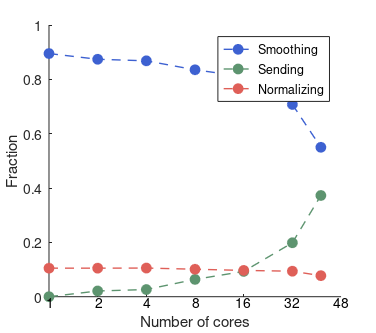

Here is the MATLAB script that generated this plot:
clc; clear all; close all; 

% 20 x 20 blocks
% upscaling factor: 100


T_total = [
1.742   
0.8827	
0.4422	
0.2305	
0.1259 
0.07193 
0.06431
];

T_jacobi = [
1.559000
0.771400
0.383900
0.192500
0.102000
0.050900
0.035370
];

T_send = [
0
0.01858
0.01167
0.01469
0.01172
0.01428
0.02396
];

T_norm = T_total - T_jacobi - T_send;



T_j_frac = T_jacobi./T_total

T_s_frac = T_send./T_total

T_n_frac = T_norm./T_total;


x = [1 2 4 8 16 32 48];


my_green_1 = [93 148 111] ./ 255;
my_green_2 = [87 160 37] ./ 255;

my_blue_1 = [61 97 209] ./ 255;
my_blue_2 = [89 89 224] ./ 255;

my_red_1 = [223 95 88] ./ 255;
my_red_2 = [193 8 23] ./ 255;



%FigHandle = figure('Position', [1200, 200, 500, 500]);
FigHandle = figure('Position', [1200, 200, 13*29, 11.5*29]);

hold on; 
plot(log2(x),T_j_frac,'--o','Color',my_blue_1, 'LineWidth', 1, ...
   'MarkerSize', 7, 'MarkerEdgeColor', my_blue_1, 'MarkerFaceColor', my_blue_1); 
plot(log2(x),T_s_frac,'--o','Color',my_green_1, 'LineWidth', 1, ...
   'MarkerSize', 7, 'MarkerEdgeColor', my_green_1, 'MarkerFaceColor', my_green_1); 
plot(log2(x),T_n_frac,'--o','Color',my_red_1, 'LineWidth', 1, ...
   'MarkerSize', 7, 'MarkerEdgeColor', my_red_1, 'MarkerFaceColor', my_red_1); 

set(gca, 'XTickLabel',[])                    
xt = get(gca, 'XTick');
yl = get(gca, 'YLim');
str = cellstr( num2str(x(:)) );      %# format x-ticks as 2^{xx}
hTxt = text(xt, yl(ones(size(xt))), str, ...   %# create text at same locations
    'Interpreter','tex', ...                   %# specify tex interpreter
    'VerticalAlignment','top', ...             %# v-align to be underneath
    'HorizontalAlignment','center' ); 




LEG1 = legend('Smoothing','Sending', 'Normalizing');
xlabel('Number of cores');
ylabel('Fraction');
axis([0,6,0,1]);
set(gca,'xtick',x);
set(gca,'ytick',[0:0.2:1]);
set(LEG1);



set(gcf,'Units','inches');
screenposition = get(gcf,'Position');
set(gcf,...
    'PaperPosition',[0 0 screenposition(3:4)],...
    'PaperSize',[screenposition(3:4)]);
print -dpdf -painters epsFig



